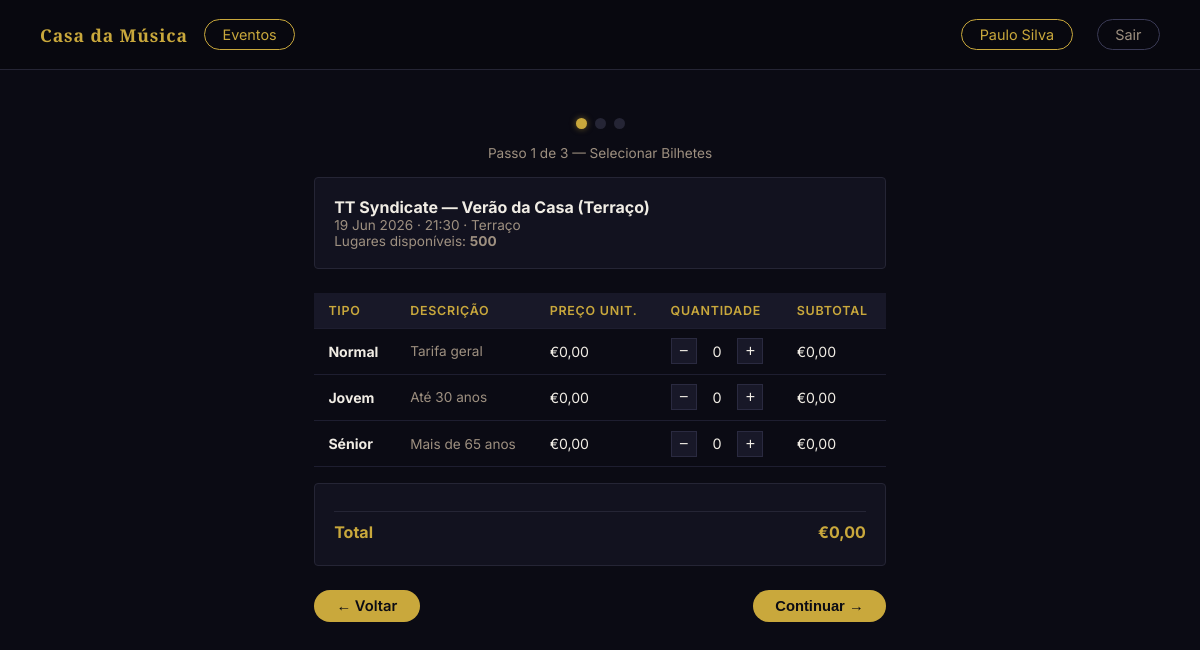
Screenshot of /carrinho.php?evento_id=15 (signed in) with the database file from the repository.
### tables this page shows
CREATE TABLE "eventos" (
	"id"	INTEGER,
	"nome"	TEXT NOT NULL,
	"descricao"	TEXT,
	"data"	TEXT NOT NULL,
	"hora"	TEXT NOT NULL,
	"sala"	TEXT NOT NULL,
	"categoria"	TEXT NOT NULL,
	"classificacao_etaria"	TEXT DEFAULT 'Livre',
	"capacidade"	INTEGER NOT NULL DEFAULT 300,
	"estado"	TEXT NOT NULL DEFAULT 'rascunho' CHECK("estado" IN ('publicado', 'rascunho', 'cancelado')),
	"data_criacao"	TEXT NOT NULL DEFAULT (datetime('now')),
	"imagem"	TEXT,
	PRIMARY KEY("id" AUTOINCREMENT)
);

### scripts/sessao.php (called while the page is built, shortened)
<?php
function isLoggedIn(): bool {
    return isset($_SESSION['utilizador_id']);
}
function getUtilizador(): array {
    return [
        'id'     => $_SESSION['utilizador_id'] ?? null,
        'nome'   => $_SESSION['nome']           ?? '',
        'email'  => $_SESSION['email']          ?? '',
        'perfil' => $_SESSION['perfil']         ?? '',
    ];
}

### carrinho.php (the view, shortened to what this page needs)
<?php
require_once 'scripts/sessao.php';
$evento_id = (int)($_GET['evento_id'] ?? 0);
$db   = getDB();
$stmt = $db->prepare(
    'SELECT id, nome, data, hora, sala, capacidade
     FROM eventos WHERE id = :id AND estado = \'publicado\''
);
$stmt->bindValue(':id', $evento_id, SQLITE3_INTEGER);
$ev = $stmt->execute()->fetchArray(SQLITE3_ASSOC);
$stmtP = $db->prepare('SELECT tipo, preco FROM precos WHERE evento_id = :id');
$stmtP->bindValue(':id', $evento_id, SQLITE3_INTEGER);
$resP   = $stmtP->execute();
$precos = [];
while ($p = $resP->fetchArray(SQLITE3_ASSOC)) {
    $precos[$p['tipo']] = (float)$p['preco'];
}
$stmtV = $db->prepare(
    'SELECT COALESCE(SUM(ic.quantidade),0) AS vendidos
     FROM itens_compra ic
     JOIN compras c ON c.id = ic.compra_id
     WHERE c.evento_id = :id AND c.estado = \'confirmado\''
);
$stmtV->bindValue(':id', $evento_id, SQLITE3_INTEGER);
$vendidos    = (int)$stmtV->execute()->fetchArray(SQLITE3_ASSOC)['vendidos'];
$disponiveis = (int)$ev['capacidade'] - $vendidos;
?>
<!DOCTYPE html>
<html lang="pt">
<head>
  <link rel="stylesheet" href="styles/carrinho.css" />
</head>
<body>
  <nav>
    <div class="nav-left">
      <a href="index.php" class="nav-brand">Casa da Música</a>
      <a href="eventos.php" class="btn-pill">Eventos</a>
    </div>
    <div class="nav-right">
      <?php if (isLoggedIn()): $u = getUtilizador(); ?>
        <a href="cliente.php" class="btn-pill"><?= htmlspecialchars($u['nome']) ?></a>
        <a href="scripts/logout.php" class="btn-pill btn-pill-light">Sair</a>
      <?php else: ?>
        <a href="login.html" class="btn-pill">Entrar</a>
      <?php endif; ?>
    </div>
  </nav>
  <main class="page" style="max-width:700px;">
    <div class="steps mt-2 mb-2">
      <div class="step-dot active"></div>
      <div class="step-dot"></div>
      <div class="step-dot"></div>
    </div>
    <p class="text-center text-sm mb-2">Passo 1 de 3 — Selecionar Bilhetes</p>
    <div class="order-box">
      <p class="text-bold"><?= htmlspecialchars($ev['nome']) ?></p>
      <p class="text-sm">
        <?= htmlspecialchars(date('d M Y', strtotime($ev['data']))) ?>
        · <?= htmlspecialchars(substr($ev['hora'], 0, 5)) ?>
        · <?= htmlspecialchars($ev['sala']) ?>
      </p>
      <p class="text-sm">Lugares disponíveis: <strong><?= $disponiveis ?></strong></p>
    </div>
    <div class="table-wrap">
      <table>
        <thead>
          <tr>
            <th>Tipo</th>
            <th>Descrição</th>
            <th>Preço unit.</th>
            <th>Quantidade</th>
            <th>Subtotal</th>
          </tr>
        </thead>
        <tbody>
          <?php
          $tipoInfo = [
              'normal' => 'Tarifa geral',
              'jovem'  => 'Até 30 anos',
              'senior' => 'Mais de 65 anos',
          ];
          $tipoLabel = ['normal' => 'Normal', 'jovem' => 'Jovem', 'senior' => 'Sénior'];
          foreach ($tipoInfo as $tipo => $desc):
          ?>
          <tr>
            <td class="text-bold"><?= $tipoLabel[$tipo] ?></td>
            <td class="text-sm"><?= $desc ?></td>
            <td>€<?= number_format($precos[$tipo], 2, ',', '.') ?></td>
            <td>
              <div class="qty-ctrl">
                <button type="button" class="qty-btn" onclick="change('<?= $tipo ?>',-1)">−</button>
                <span class="qty-val" id="qty-<?= $tipo ?>">0</span>
                <button type="button" class="qty-btn" onclick="change('<?= $tipo ?>',1)">+</button>
              </div>
            </td>
            <td id="sub-<?= $tipo ?>">€0,00</td>
          </tr>
          <?php endforeach; ?>
        </tbody>
      </table>
    </div>
    <div class="order-box mt-2">
      <div class="order-row order-total">
        <span>Total</span>
        <span id="total">€0,00</span>
      </div>
    </div>
    <div style="display:flex; justify-content:space-between; margin-top:1.5rem;">
      <a href="evento.php?id=<?= (int)$evento_id ?>" class="btn btn-pill-light">← Voltar</a>
      <button type="button" class="btn" id="btn-continuar" onclick="continuar()">Continuar →</button>
    </div>
  </main>
</body>
</html>

### styles/carrinho.css (style rules this page uses)
*, *::before, *::after { box-sizing: border-box; margin: 0; padding: 0; }
body { font-family: 'Inter', system-ui, sans-serif; color: #f0ece4; background: #0b0b14; }
nav { display: flex; align-items: center; justify-content: space-between; background: #08080f; border-bottom: 1px solid #252535; padding: 0 2.5rem; height: 70px; position: sticky; top: 0; z-index: 10; }
.nav-left { display: flex; align-items: center; gap: 1rem; }
.nav-right { display: flex; align-items: center; gap: 1.5rem; }
.nav-brand { font-family: 'Cinzel', Georgia, serif; font-weight: 600; font-size: 1.1rem; color: #c9a83c; text-decoration: none; letter-spacing: 0.05em; }
.btn-pill { background: transparent; color: #c9a83c; border: 1px solid #c9a83c; border-radius: 999px; padding: 0.38rem 1.1rem; font-size: 0.9rem; cursor: pointer; text-decoration: none; display: inline-block; white-space: nowrap; transition: background 0.15s, color 0.15s; }
.btn-pill-light { border-color: #3a3a55; color: #9e9080; }
.page { padding: 2rem 4rem; max-width: 1200px; margin: 0 auto; }
.steps { display: flex; justify-content: center; gap: 0.5rem; margin-bottom: 2rem; }
.step-dot { width: 11px; height: 11px; border-radius: 50%; background: #252535; }
.step-dot.active { background: #c9a83c; box-shadow: 0 0 6px rgba(201,168,60,.5); }
.order-box { background: #12121f; border: 1px solid #252535; padding: 1.2rem; margin-bottom: 1.5rem; border-radius: 4px; }
.order-row { display: flex; justify-content: space-between; padding: 0.25rem 0; font-size: 0.9rem; color: #9e9080; }
.order-total { font-weight: bold; font-size: 1rem; color: #c9a83c; border-top: 1px solid #252535; margin-top: 0.5rem; padding-top: 0.6rem; }
.qty-ctrl { display: flex; align-items: center; gap: 0.4rem; }
.qty-btn { width: 26px; height: 26px; border: 1px solid #2a2a40; background: #181828; color: #f0ece4; cursor: pointer; font-size: 1rem; line-height: 1; transition: border-color 0.15s; }
.qty-val { width: 28px; text-align: center; font-size: 0.9rem; color: #f0ece4; }
.btn { background: #c9a83c; color: #0b0b14; border: none; border-radius: 999px; padding: 0.45rem 1.4rem; font-size: 0.92rem; font-weight: 600; cursor: pointer; text-decoration: none; display: inline-block; white-space: nowrap; transition: background 0.15s; }
.table-wrap { overflow-x: auto; }
table { width: 100%; border-collapse: collapse; }
th, td { padding: 0.6rem 0.9rem; text-align: left; border-bottom: 1px solid #1e1e30; font-size: 0.88rem; }
th { background: #181828; font-weight: 600; white-space: nowrap; color: #c9a83c; font-size: 0.78rem; text-transform: uppercase; letter-spacing: 0.06em; }
.mt-2 { margin-top: 1rem; }
.mb-2 { margin-bottom: 1rem; }
.text-bold { font-weight: bold; }
.text-center { text-align: center; }
.text-sm { font-size: 0.85rem; color: #9e9080; }

### rows the page displays
eventos: nome "TT Syndicate — Verão da Casa (Terraço)", data "19 Jun 2026", hora "21:30", sala "Terraço", capacidade "500"

### other values shown
$u['nome'] "Paulo Silva"
$tipoLabel[$tipo] "Normal"
$desc "Tarifa geral"
$precos[$tipo] "0,00"
$tipoLabel[$tipo] "Jovem"
$desc "Até 30 anos"
$tipoLabel[$tipo] "Sénior"
$desc "Mais de 65 anos"
